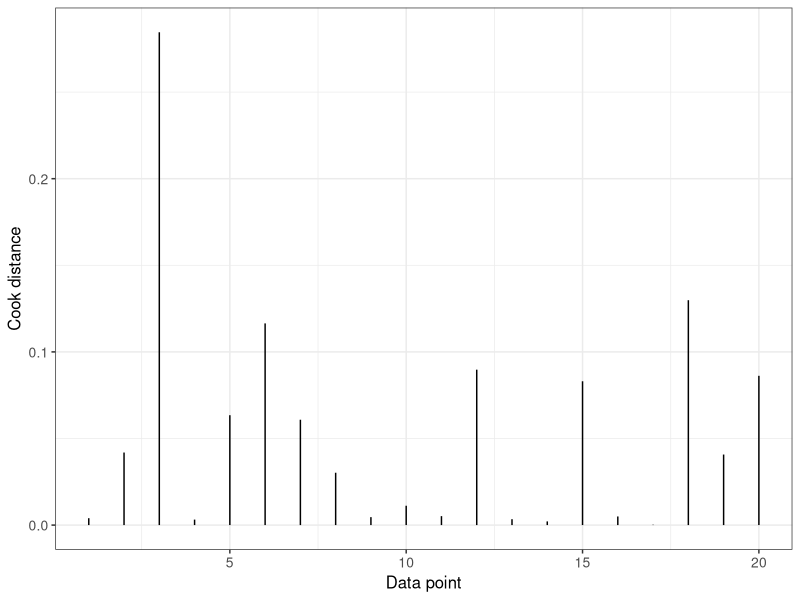
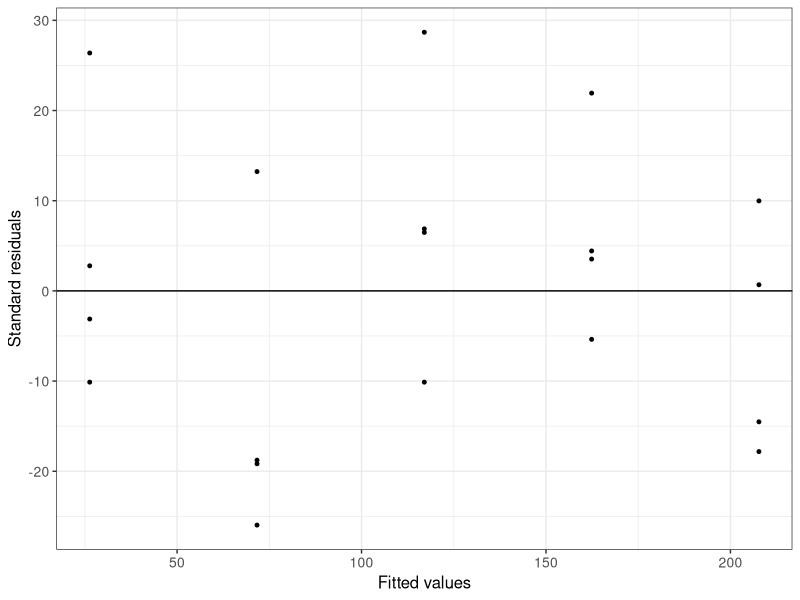
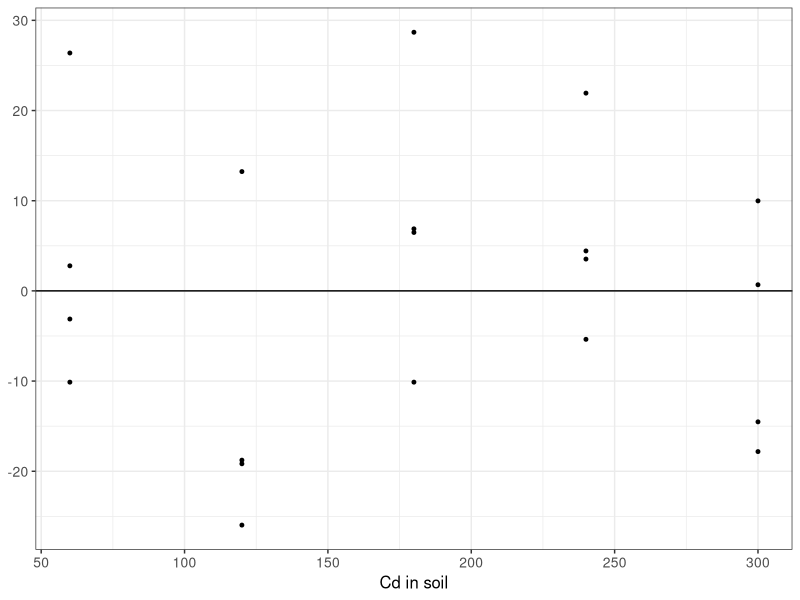

Write R code to recreate these figures, in order. (Note: this script raises an error after producing the figures.)
## ---- chunk 1
packages.needed <- c("ggplot2", "broom", "qqplotr", "cowplot", "ggeffects")
lapply(packages.needed, FUN = require, character.only = TRUE)
## ---- chunk 2
df = read.csv("DATA/Ch 04 Cadmium.csv", header = TRUE)
summary (df)
## ---- chunk 3
m1 <- lm(shoot ~ soil, data = df)
## ---- chunk 4
summary(m1)
## ---- chunk 5
confint(m1)
## ---- chunk 6
tidy(m1, conf.int=TRUE)
## ---- chunk 7
glance(m1)
## ---- chunk 8
## This is a custom output hook function that allows me to indicate the number of lines
## displayed in the r output with the 'output.lines' option below. echo=FALSE means it doesn't print
## in the compiled document
## the code came from here:
## https://community.rstudio.com/t/showing-only-the-first-few-lines-of-the-results-of-a-code-chunk/6963
library(knitr)
hook_output <- knit_hooks$get("output")
knit_hooks$set(output = function(x, options) {
  lines <- options$output.lines
  if (is.null(lines)) {
    return(hook_output(x, options))  # pass to default hook
  }
  x <- unlist(strsplit(x, "\n"))
  more <- "..."
  if (length(lines)==1) {        # first n lines
    if (length(x) > lines) {
      # truncate the output, but add ....
      x <- c(head(x, lines), more)
    }
  } else {
    x <- c(more, x[lines], more)
  }
  # paste these lines together
  x <- paste(c(x, ""), collapse = "\n")
  hook_output(x, options)
})
## ---- chunk 9
augment(m1)
## ---- chunk 10
res.m1 <- augment(m1)
## ---- chunk 11
# ggplots of the residual analysis of of Frequentist simple regression
m1.res=ggplot(data=res.m1, aes(x=.fitted, y=.resid)) +
  geom_point(size=1) +
  theme_bw() +
  geom_hline(yintercept = 0) + 
  labs(x="Fitted values", y="Standard residuals") +
  theme(axis.title=element_text(size=12), 
        axis.text = element_text(size=10))
m1.res.vs.expl=ggplot(data=res.m1, aes(x=soil, y=.resid)) +
  geom_point(size=1) +
  theme_bw() +
  geom_hline(yintercept = 0) + 
  labs(x="Cd in soil", y="stnd residuals") +
  theme(axis.title.x=element_text(size=12),
        axis.title.y = element_blank(),
        axis.text = element_text(size=10))
m1.Cook=ggplot(data=res.m1, aes(x=1:nrow(res.m1),y=.cooksd)) +
  geom_linerange(aes(ymin=0, ymax=.cooksd)) +
  theme_bw() +
  labs(x="Data point", y="Cook distance")+
  theme(axis.title=element_text(size=12), axis.text = element_text(size=10))
m1.qq=ggplot(res.m1, mapping=aes(sample = .std.resid)) + 
  stat_qq_point() +
  theme_bw() +
  stat_qq_line() +
  stat_qq_band(alpha=0.3) +
  labs(x = "Theoretical quantiles", y = "Sample quantiles") +
  theme(axis.title=element_text(size=12), 
        axis.text = element_text(size=10))
plot_grid(m1.res,  m1.res.vs.expl, m1.qq, m1.Cook, ncol=2,labels = LETTERS[1:4],
             align="hv",label_x=0.85, label_y=0.95) # Fig 4.5 in Inchausti
